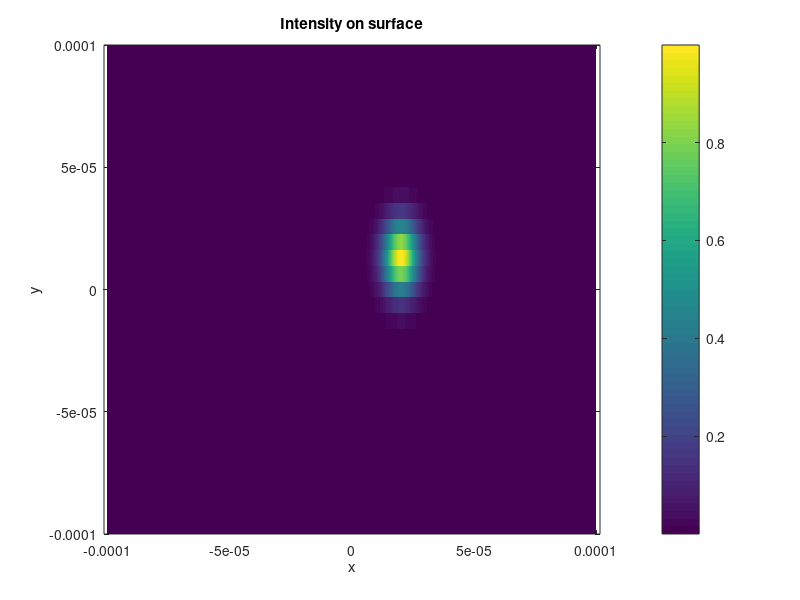

Source code (MATLAB):
%% Computing grating profile for 3D Arbitrary beam generation
% Code to create tilted Bragg grating profile for 3D arbitrary beam
% generation. 2 steps are needed and this codes is 2nd part out of 2 steps.
%       1. Define the required field shape on the surface or propagate the
%       required field shape onto the surface.
%       2. Propagate the field on the surface onto the grating plane.
%       3. Loop through the vertical layers parallel to the slab mode
%       coming from the initial grating. This considers the model where the
%       dispersion is not assumed.
%
%% Device specification
% Indices [1]
n_air   = 1;
n_clad  = 1.4555;
n_core  = 1.4608;
n_eff   = 1.4635;
dn_g    = 1e-3;

% Heights of the layers [m]
h_clad  = 15e-6;
h_core  = 5e-6;

lam     = 780e-9;
k0      = 2*pi*n_air/lam;
%% Target specification
% distance from the top of the chip.
pos_tar     = [20e-6, 10e-6, 50e-6];
% estimated waist at the surface
waist_tar   = [5e-6, 10e-6];
%% 3D Gaussian on the Surface
% 1. defining the domain
L_x     = 200e-6;
L_y     = 200e-6;

N_x     = 2^12; 
N_y     = N_x/(2^7);

x       = linspace(-.5*L_x, .5*L_x, N_x);
y       = linspace(-.5*L_y, .5*L_y, N_y);

% 2. defining the arbitrary beam
n       = 1;
[xx, yy]    = meshgrid(x, y);
EE_1        = exp( -(...
    (.5*(xx - pos_tar(1))./waist_tar(1)).^2     ...
    + (.5*(yy - pos_tar(2))./waist_tar(2)).^2   ...
    ).^n );

figure(1)
pcolor(xx, yy, abs(EE_1).^2)
shading flat
xlabel('x')
ylabel('y')
title('Intensity on surface')
colorbar
axis equal